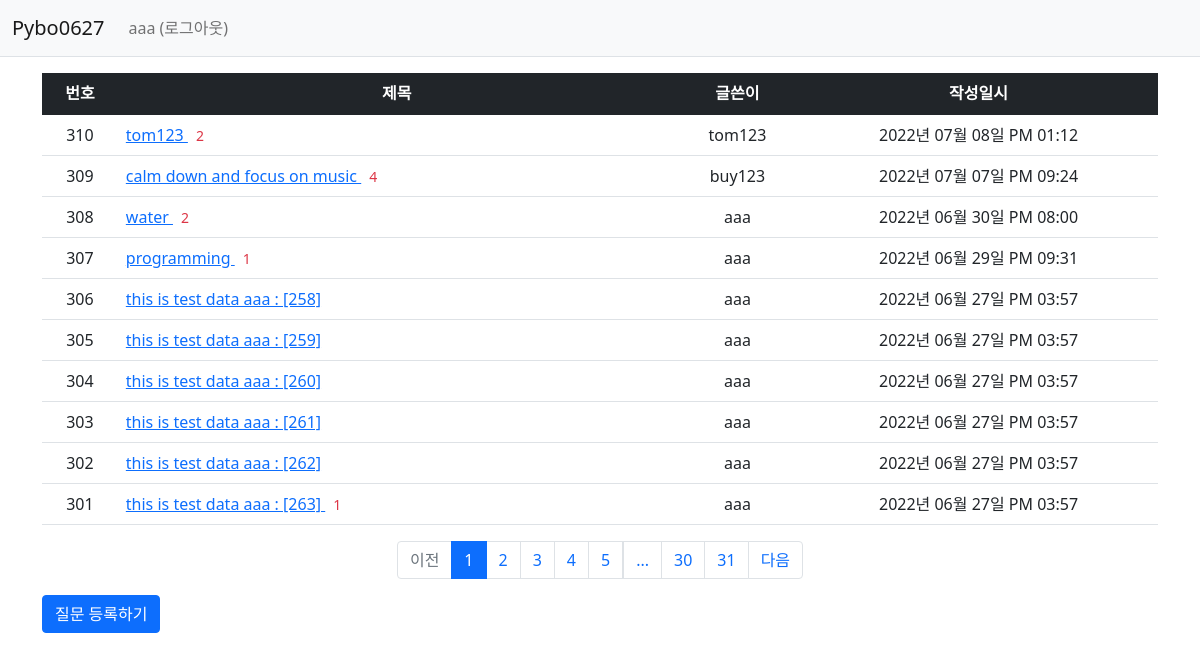
/question/list/ (signed in), run on the app's committed database.
### pybo/models.py (models this page shows)
class User(db.Model):
    id = db.Column(db.Integer, primary_key=True)
    username = db.Column(db.String(150), unique=True, nullable=False)
    password = db.Column(db.String(200), nullable=False)
    email = db.Column(db.String(120), unique=True, nullable=False)

class Question(db.Model):
    id = db.Column(db.Integer, primary_key=True)
    subject = db.Column(db.String(200), nullable=False)
    content = db.Column(db.Text(), nullable=False)
    create_date = db.Column(db.DateTime(), nullable=False)
    user_id = db.Column(db.Integer, db.ForeignKey('user.id', ondelete='CASCADE'), nullable=False)
    user = db.relationship('User', backref=db.backref('question_set'))
    modify_date = db.Column(db.DateTime(), nullable=True)

### pybo/views/question_views.py (the view)
@bp.route('/list/')
def _list():
    page = request.args.get('page', type=int, default=1)     # page
    question_list = Question.query.order_by(Question.create_date.desc())
    question_list = question_list.paginate(page, per_page=10)
    return render_template('question/question_list.html', question_list=question_list)

### pybo/filter.py (called while the page is built)
def format_datetime(value, fmt='%Y년 %m월 %d일 %p %I:%M'):
    return value.strftime(fmt)

### pybo/views/auth_views.py (called while the page is built)
@bp.before_app_request
def load_logged_in_user():
    user_id = session.get('user_id')
    if user_id is None:
        g.user = None
    else:
        g.user = User.query.get(user_id)

### pybo/templates/question/question_list.html (shortened to what this page needs)
<!DOCTYPE html>
<html lang="en">
<head>
</head>
<body>
    {% extends 'base.html' %}
    {% block content %}
    <div class = "container my-3">
        <table class = "table">
            <thead>
            <tr class = "text-center table-dark">
                <th>번호</th>
                <th style="width:50%">제목</th>
                <th>글쓴이</th>
                <th>작성일시</th>
            </tr>
            </thead>
            <tbody>
            {% if question_list %}
            {% for question in question_list.items %}
            <tr class="text-center">
                <td>{{ question_list.total - ((question_list.page-1) * question_list.per_page) - loop.index0  }}</td>
                <td class = "text-start">
                    <a href = "{{ url_for('question.detail', question_id=question.id) }}">
                        {{ question.subject }}
                    </a>
                    {% if question.answer_set|length > 0 %}
                    <span class = "text-danger small mx-2">{{ question.answer_set|length }}</span>
                    {% endif %}
                </td>
                <td>{{ question.user.username }} </td>
                <td>{{ question.create_date|datetime }} </td>
            </tr>
            {% endfor %}
            {% else %}
            <tr>
                <td colspan = "3"> 질문이 없습니다. </td>
            </tr>
            {% endif %}
            </tbody>
        </table>
        <ul class = "pagination justify-content-center">
            {% if question_list.has_prev %}
            <li class = "page-item">
                <a class = "page-link" href = "?page={{ question_list.prev_num }}">이전</a>
            </li>
            {% else %}
            <li class = "page-item disabled">
                <a class = "page-link" tabindex = "-1" aria-disabled="true" href ="javascript:void(0)">이전
                </a>
            </li>
            {% endif %}
            {% for page_num in question_list.iter_pages() %}
            {% if page_num %}
            {% if page_num != question_list.page %}
            <li class = "page-item">
                <a class = "page-link" href="?page={{ page_num }} ">{{ page_num }}</a>
            </li>
            {% else %}
            <li class = "page-item active" aria-current = "page">
                <a class = "page-link" href = "javascript:void(0)">{{ page_num }}</a>
            </li>
            {% endif %}
            {% else %}
            <li class = "disabled">
                <a class = "page-link" href = "javascript:void(0)">...</a>
            </li>
            {% endif %}
            {% endfor %}
            {% if question_list.has_next %}
            <li class = "page-item">
                <a class = "page-link" href="?page={{ question_list.next_num }}">다음</a>
            </li>
            {% else %}
            <li class = "page-item disabled">
                <a class = "page-link" tabindex="-1" aria-disabled="true" href = "javascript:void(0)">다음</a>
            </li>
            {% endif %}
        </ul>
        <a href="{{ url_for('question.create') }}" class = "btn btn-primary">질문 등록하기</a>
    </div>
    {% endblock %}

### pybo/templates/navbar.html (shortened to what this page needs)
<!DOCTYPE html>
<html lang="en">
<head>
</head>
<body>
    <nav class = "navbar navbar-expand-lg navbar-light bg-light border-bottom">
        <div class = "container-fluid">
            <a class = "navbar-brand" href="{{ url_for('main.index') }}" >Pybo0627</a>
            <div class = "collapse navbar-collapse" id = "navbarSupportedContent">
                {% if g.user %}
                <ul class = "navbar-nav">
                    <li class = "nav-item ">
                        <a class = "nav-link" href = "{{ url_for('auth.logout') }}">{{ g.user.username }} (로그아웃) </a>
                    </li>
                </ul>
                {% endif %}
            </div>
        </div>
    </nav>
</body>
</html>

### data on the page
User: user.username "aaa"
Question: total "310", subject "tom123", answer_set|length "2", user.username "tom123", create_date "2022년 07월 08일 PM 01:12"
Question: total "309", subject "calm down and focus on music", answer_set|length "4", user.username "buy123", create_date "2022년 07월 07일 PM 09:24"
Question: total "308", subject "water", answer_set|length "2", user.username "aaa", create_date "2022년 06월 30일 PM 08:00"
Question: total "307", subject "programming", answer_set|length "1", user.username "aaa", create_date "2022년 06월 29일 PM 09:31"
Question: total "306", subject "this is test data aaa : [258]", user.username "aaa", create_date "2022년 06월 27일 PM 03:57"
Question: total "305", subject "this is test data aaa : [259]", user.username "aaa", create_date "2022년 06월 27일 PM 03:57"
Question: total "304", subject "this is test data aaa : [260]", user.username "aaa", create_date "2022년 06월 27일 PM 03:57"
Question: total "303", subject "this is test data aaa : [261]", user.username "aaa", create_date "2022년 06월 27일 PM 03:57"
Question: total "302", subject "this is test data aaa : [262]", user.username "aaa", create_date "2022년 06월 27일 PM 03:57"
Question: total "301", subject "this is test data aaa : [263]", answer_set|length "1", user.username "aaa", create_date "2022년 06월 27일 PM 03:57"

### other printed values
{{ page_num }} "1"
{{ page_num }} "2" "3" "4" "5" "30" "31"
